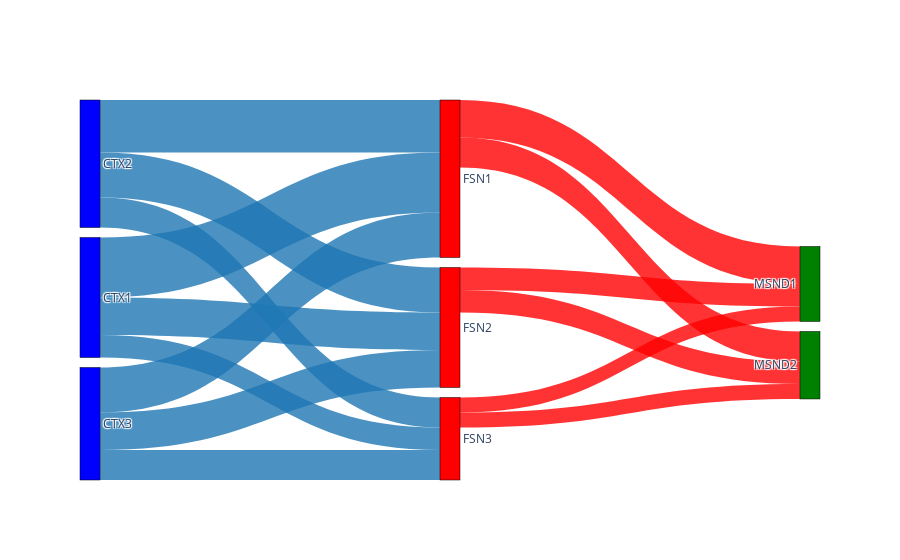

Notebook code for this chart:
### Code cell
import plotly.graph_objects as go

# 노드 라벨 (MSND1, MSND2 추가)
labels = ["CTX1", "CTX2", "CTX3", 
          "FSN1", "FSN2", "FSN3", 
          "MSND1", "MSND2"]

# CTX 그룹 → FSN 및 FSN → MSND 연결 설정
source = [0, 0, 0,   # CTX1 → FSN1, FSN2, FSN3
          1, 1, 1,   # CTX2 → FSN1, FSN2, FSN3
          2, 2, 2,   # CTX3 → FSN1, FSN2, FSN3
          3, 4, 5,   # FSN1, FSN2, FSN3 → MSND1
          3, 4, 5]   # FSN1, FSN2, FSN3 → MSND2

target = [3, 4, 5,   # FSN 노드
          3, 4, 5,   # FSN 노드
          3, 4, 5,   # FSN 노드
          6, 6, 6,   # MSND1 연결
          7, 7, 7]   # MSND2 연결

# 가중치 설정 (연결 강도)
value = [8, 5, 3,   # CTX1 → FSN
         7, 6, 4,   # CTX2 → FSN
         6, 5, 4,   # CTX3 → FSN
         5, 3, 2,   # FSN → MSND1
         4, 3, 2]   # FSN → MSND2

# 색상 설정
ctx_colors = ["rgba(31, 119, 180, 0.8)", "rgba(31, 119, 180, 0.6)", "rgba(31, 119, 180, 0.4)"]  # CTX 색상
fsn_colors = ["rgba(255, 0, 0, 0.8)", "rgba(255, 0, 0, 0.6)", "rgba(255, 0, 0, 0.4)"]  # FSN 색상
msnd_colors = ["rgba(50, 205, 50, 0.7)", "rgba(50, 205, 50, 0.5)"]  # MSND 색상

# Sankey 다이어그램 생성
fig = go.Figure(go.Sankey(
    node=dict(
        pad=10,
        thickness=20,
        line=dict(color="black", width=0.5),
        label=labels,
        color=["blue"]*3 + ["red"]*3 + ["green", "green"]  # CTX, FSN, MSND 구분 색상
    ),
    link=dict(
        source=source,
        target=target,
        value=value,
        color=[ctx_colors[0] if s < 3 else fsn_colors[0] for s in source] +  # CTX에서 FSN으로의 연결 색상
              [fsn_colors[0]] * 3 +  # FSN에서 MSND1으로의 연결 색상
              [fsn_colors[1]] * 3  # FSN에서 MSND2으로의 연결 색상
    )
))

fig.show()

### Figure 1 — Plotly figure (JSON) as saved in the notebook; plotly's stock layout.template omitted (floating-point values rounded to 4 significant figures)
{"data": [{"link": {"color": ["rgba(31, 119, 180, 0.8)", "rgba(31, 119, 180, 0.8)", "rgba(31, 119, 180, 0.8)", "rgba(31, 119, 180, 0.8)", "rgba(31, 119, 180, 0.8)", "rgba(31, 119, 180, 0.8)", "rgba(31, 119, 180, 0.8)", "rgba(31, 119, 180, 0.8)", "rgba(31, 119, 180, 0.8)", "rgba(255, 0, 0, 0.8)", "rgba(255, 0, 0, 0.8)", "rgba(255, 0, 0, 0.8)", "rgba(255, 0, 0, 0.8)", "rgba(255, 0, 0, 0.8)", "rgba(255, 0, 0, 0.8)", "rgba(255, 0, 0, 0.8)", "rgba(255, 0, 0, 0.8)", "rgba(255, 0, 0, 0.8)", "rgba(255, 0, 0, 0.6)", "rgba(255, 0, 0, 0.6)", "rgba(255, 0, 0, 0.6)"], "source": [0, 0, 0, 1, 1, 1, 2, 2, 2, 3, 4, 5, 3, 4, 5], "target": [3, 4, 5, 3, 4, 5, 3, 4, 5, 6, 6, 6, 7, 7, 7], "value": [8, 5, 3, 7, 6, 4, 6, 5, 4, 5, 3, 2, 4, 3, 2]}, "node": {"color": ["blue", "blue", "blue", "red", "red", "red", "green", "green"], "label": ["CTX1", "CTX2", "CTX3", "FSN1", "FSN2", "FSN3", "MSND1", "MSND2"], "line": {"color": "black", "width": 0.5}, "pad": 10, "thickness": 20}, "type": "sankey"}], "layout": {}}
